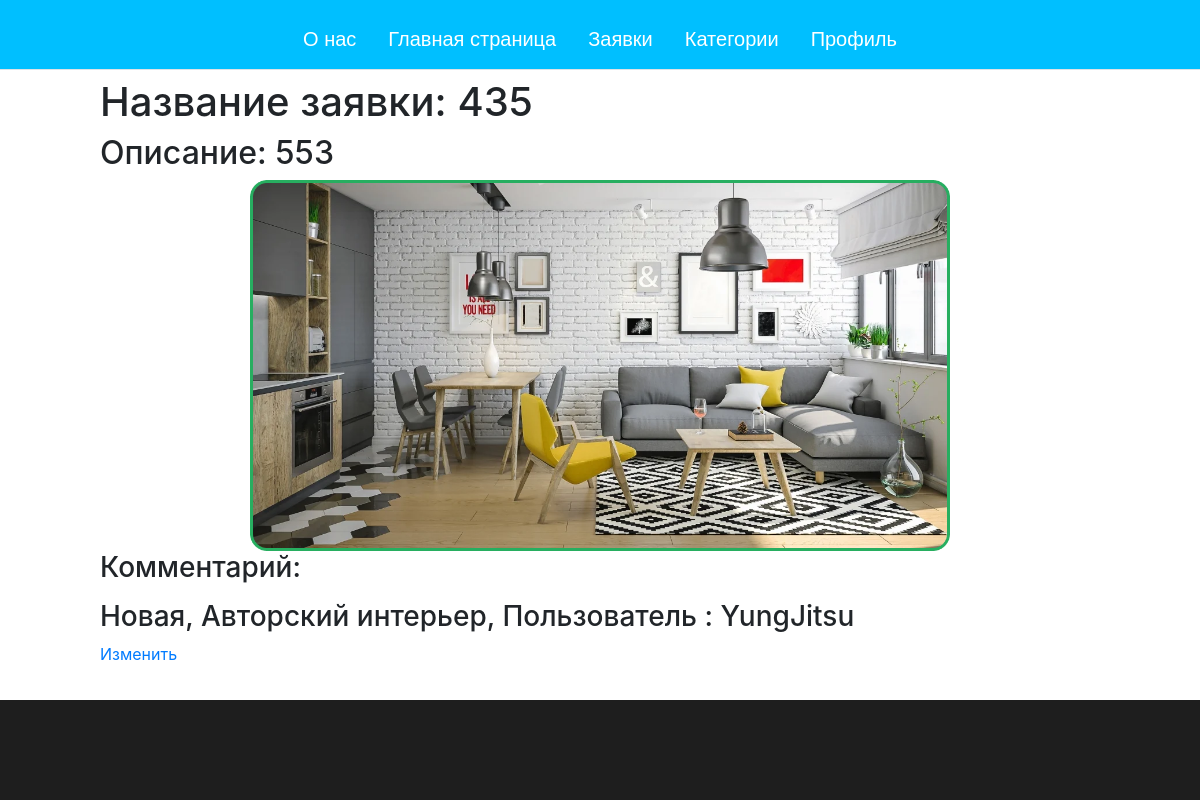
/accounts/profile/applications/7/ (signed in), run on the app's committed database.
### accounts/models.py (models this page shows, shortened)
class Application(models.Model):
    id = models.AutoField(primary_key=True, unique=True, verbose_name='id')
    title = models.CharField(max_length=200, verbose_name='Название')
    desc = models.TextField(max_length=400, verbose_name='Описание')
    img = models.ImageField(upload_to='img', verbose_name='Картинка')
    ready_design = models.ImageField(upload_to='design', verbose_name='Готовый дизайн', null=True, blank=True)
    user = models.ForeignKey(User, on_delete=models.SET_NULL, verbose_name='Пользователь', null=True, blank=True,
                             to_field='id')
    date = models.DateField(default=datetime.today())
    comment = models.TextField(max_length=400, verbose_name='Комментарий', null=True, blank=True)
    NEW = 'new'
    LOAD = 'load'
    READY = 'ready'
    LOAN_STATUS = (
        (NEW, 'Новая'),
        (LOAD, 'Принято в работу'),
        (READY, 'Выполнено'),
    )
    status = models.CharField(max_length=30, choices=LOAN_STATUS, default='new', help_text='Статус',
                              verbose_name='Статус')
    SKETCH = 'sketch'
    MID_DETAIL = 'mid_detail'
    AUTHOR = 'author'
    CATEGORIES = (
        (SKETCH, 'Эскизный проект'),
        (MID_DETAIL, 'Средняя детализация'),
        (AUTHOR, 'Авторский интерьер'),
    )
    category = models.CharField(max_length=30, choices=CATEGORIES, default='Эскизный проект', help_text='Категории',
                                verbose_name='Категории')

class User(AbstractBaseUser, PermissionsMixin):
    id = models.AutoField(primary_key=True, unique=True)
    full_name = models.CharField(max_length=50, help_text="Напишите ФИО")
    username = models.CharField(max_length=50, unique=True)
    password = models.CharField(max_length=200)
    email = models.EmailField(unique=True, max_length=254)
    is_staff = models.BooleanField(default=False)
    USERNAME_FIELD = 'username'  # Идентификатор для обращения
    REQUIRED_FIELDS = ['email']  # Список имён полей для Superuser
    objects = MyUserManager()

### accounts/views.py (the view)
# urls.py: path('profile/applications/<int:pk>/', views.detail_application.as_view(), name='profile_application_detail'),
class detail_application(DetailView):
    model = Application
    template_name = 'accounts/application_detail.html'

### accounts/templates/accounts/application_detail.html (shortened to what this page needs)
{% extends 'base.html' %}
{% load static %}
{% block links %}
    <link rel="stylesheet" href="{% static 'application_detail.css'%}">
{% endblock %}
{% block content %}
<h1>Название заявки: {{ application.title }}</h1>
<h2>Описание: {{ application.desc }}</h2>
<div class="block">
    <img class="bd-placeholder-img flex-shrink-0 me-2 rounded"  src="../../..{{ application.img.url }}" alt="" width="700px">
</div>
<h3>Комментарий:</h3>
<h3>{{ application.get_status_display }}, {{ application.get_category_display }}, {% if user.is_staff %}Пользователь : {{ application.user.get_username }}{% endif %}</h3>
{% if user.is_staff %}<a href="{% url 'profile_application_update' application.id %}">Изменить</a>{% endif %}
{% endblock %}

### myapp/static/main.css (style rules this page uses)
* { padding: 0; margin: 0; box-sizing: border-box; }
body { background: #272727; font-family: "Montserrat", sans-serif; }

### accounts/static/application_detail.css (style rules this page uses)
.block { display: flex; justify-content: space-around; align-items: center; }

### data on the page
Application: title "435", desc "553", img (picture), status "Новая", category "Авторский интерьер", user.get_username "YungJitsu"
